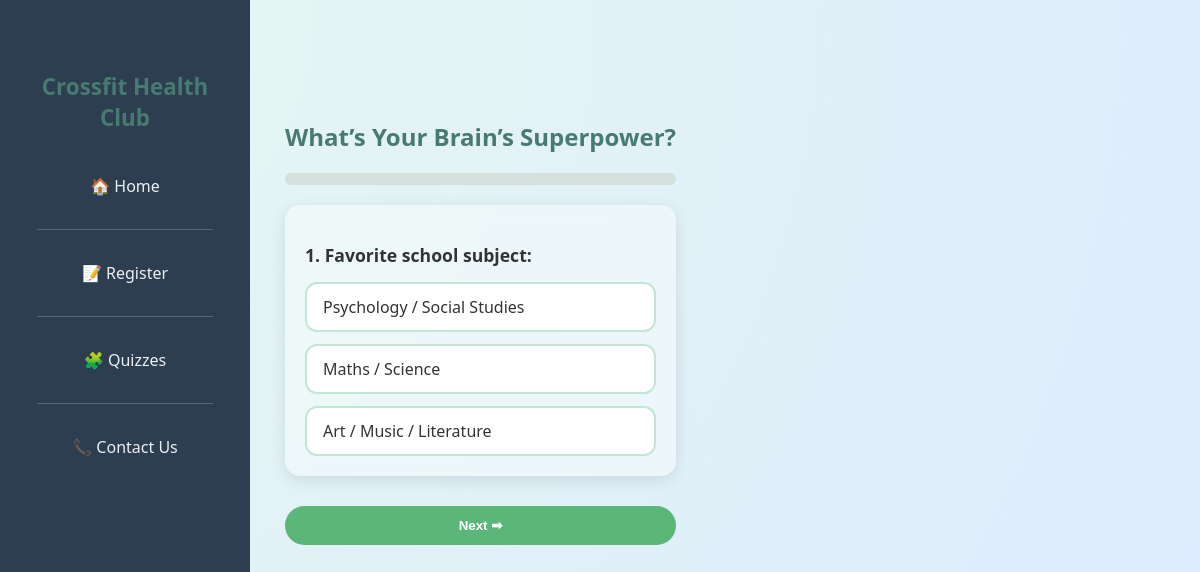
The app's page /quiz/4/ with its own data.
### registration/models.py (models this page shows, shortened)
class Quiz(models.Model):
    title = models.CharField(max_length=255)
    description = models.TextField(blank=True)

class Question(models.Model):
    quiz = models.ForeignKey(Quiz, on_delete=models.CASCADE, related_name='questions')
    text = models.TextField()

class Option(models.Model):
    question = models.ForeignKey(Question, on_delete=models.CASCADE, related_name='options')
    text = models.CharField(max_length=255)
    type = models.CharField(max_length=1, choices=[('A', 'A'), ('B', 'B'), ('C', 'C')])

### registration/views.py (the view, shortened to what this page needs)
# urls.py: path('quiz/<int:quiz_id>/', views.quiz_detail, name='quiz_detail'),
def quiz_detail(request, quiz_id):
    quiz = get_object_or_404(Quiz, id=quiz_id)
    questions = quiz.questions.prefetch_related('options').all()
    for q in questions:
        q.shuffled_options = list(q.options.all())
        random.shuffle(q.shuffled_options)
    return render(request, 'quiz/quiz_detail.html', {'quiz': quiz, 'questions': questions})

### registration/templates/quiz/quiz_detail.html (shortened to what this page needs)
{% extends "layout.html" %}
{% block content %}
<div class="quiz-container">
  <h2>{{ quiz.title }}</h2>
  <div class="progress">
  </div>
  <form method="post" id="quiz-form">
    {% for question in questions %}
      <div class="question-block" data-question="{{ forloop.counter0 }}" style="display: {% if forloop.first %}block{% else %}none{% endif %};">
        <p class="question-text"><strong>{{ forloop.counter }}. {{ question.text }}</strong></p>
        <div class="options">
          {% for option in question.shuffled_options %}
            <label class="option">
              {{ option.text }}
            </label>
          {% endfor %}
        </div>
      </div>
    {% endfor %}
    <div class="nav-buttons">
      <button type="button" class="btn next-btn">Next ➡</button>
    </div>
  </form>
</div>
{% endblock %}

### registration/templates/layout.html (style rules this page uses)
body { margin: 0; font-family: 'Segoe UI', sans-serif; background: #f5f9f8; color: #333; }

### registration/templates/quiz/quiz_detail.html (style rules this page uses)
body { background: radial-gradient(circle at top left, #e6f7f1, #dbeaff); min-height: 100vh; margin: 0; padding: 40px 15px; display: flex; justify-content: center; align-items: flex-start; flex-direction: column; }
body::before { content: ''; position: fixed; width: 200%; height: 200%; background: radial-gradient(circle, rgba(255,255,255,0.2) 1px, transparent 1px); background-size: 60px 60px; animation: moveDots 60s linear infinite; z-index: 0; }
.quiz-container { position: relative; z-index: 1; padding: 30px 20px; width: 100%; max-width: 700px; box-sizing: border-box; }
h2 { text-align: center; color: #477b72; margin-bottom: 20px; font-family: 'Segoe UI', sans-serif; }
.progress { background: #d3e0dc; border-radius: 50px; overflow: hidden; height: 12px; margin: 20px 0; }
.question-block { background: rgba(255, 255, 255, 0.4); border-radius: 15px; padding: 20px; margin-bottom: 20px; backdrop-filter: blur(10px); box-shadow: 0 4px 15px rgba(0,0,0,0.1); }
.question-text { font-size: 1.1rem; margin-bottom: 15px; color: #333; }
.options { display: flex; flex-direction: column; gap: 12px; }
.option { background: #ffffff; border: 2px solid #c2e6d3; border-radius: 12px; padding: 12px 16px; cursor: pointer; transition: all 0.3s ease; display: flex; align-items: center; }
.nav-buttons { display: flex; justify-content: space-between; gap: 10px; margin-top: 30px; flex-wrap: wrap; }
.btn { flex: 1 1 45%; padding: 12px 20px; border: none; border-radius: 40px; font-weight: bold; cursor: pointer; transition: all 0.3s ease; }
.next-btn, .submit-btn { background: #5bb67a; color: #fff; }

### records on screen
Quiz: title "What’s Your Brain’s Superpower?"
Question: text "Favorite school subject:"
Option: text "Psychology / Social Studies"
Option: text "Maths / Science"
Option: text "Art / Music / Literature"
